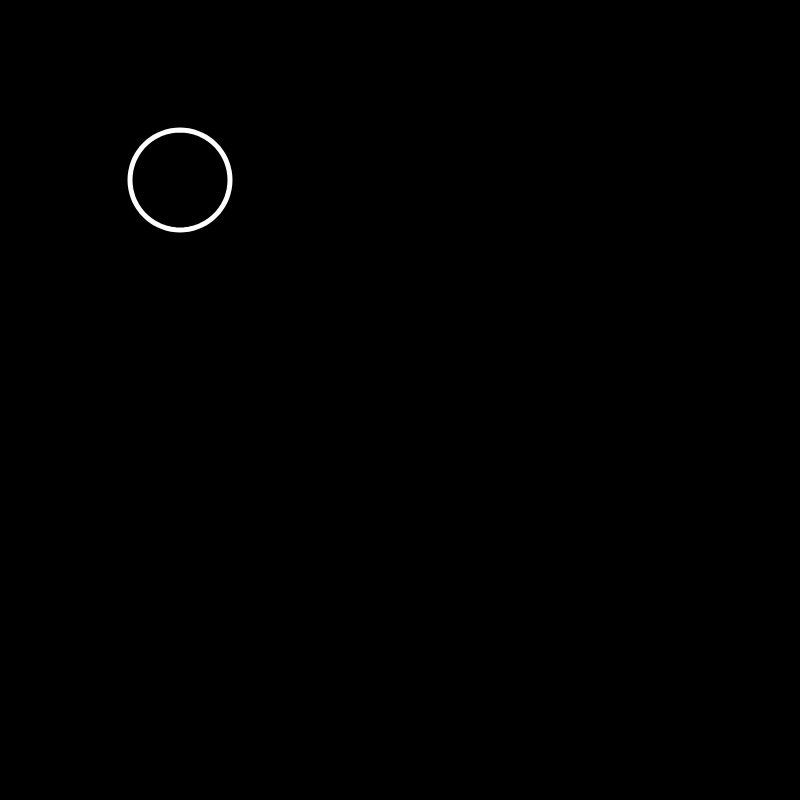
Frame 1 (no input)
Frame 60 (no input): identical to frame 1, image omitted
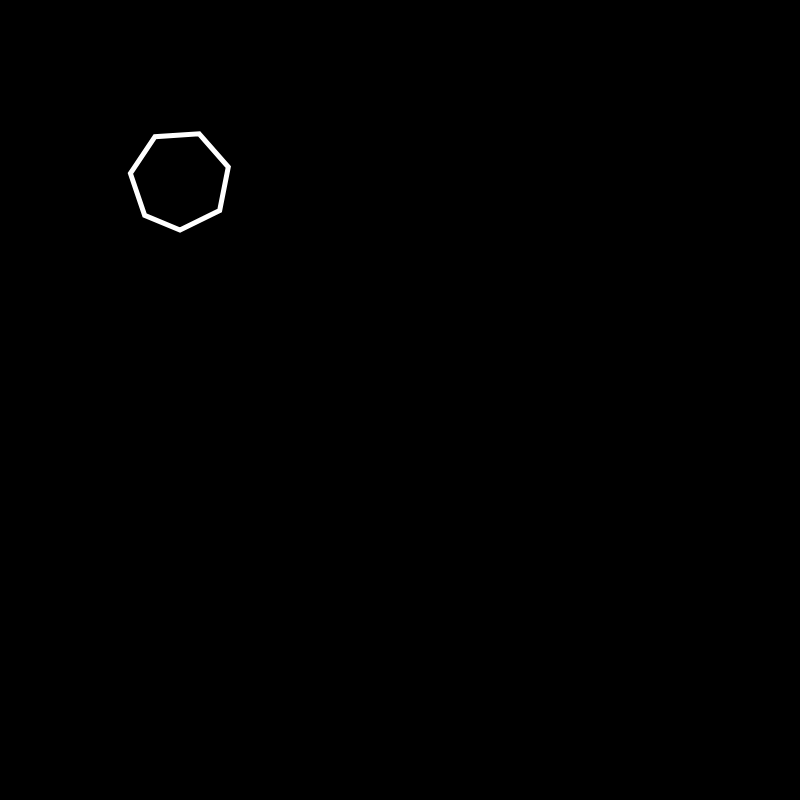
Frame 120 (the mouse pressed at the canvas centre since frame 60)

The p5.js sketch that drew these frames (run headless with seeded random() and noise() and a simulated clock; from frame 60 on, the mouse is pressed at the canvas centre):

// p5.js sketch
// ── sketch.js

function setup() {
    createCanvas(800, 800);
    angleMode(DEGREES);

}

function draw() { 
        background(0);

    //line following mouse
    //custome shape
        beginShape();
        noFill();
        strokeWeight(5);
        stroke(255);

        let vertices = map(mouseY, 0, width, 5, 100);

        for(let a = 0; a < 360; a += vertices) {
            let x = 50 * sin(a) + 180;
            let y = 50 * cos(a) + 180;
            vertex (x, y);
        }
        endShape(CLOSE);
    
}
